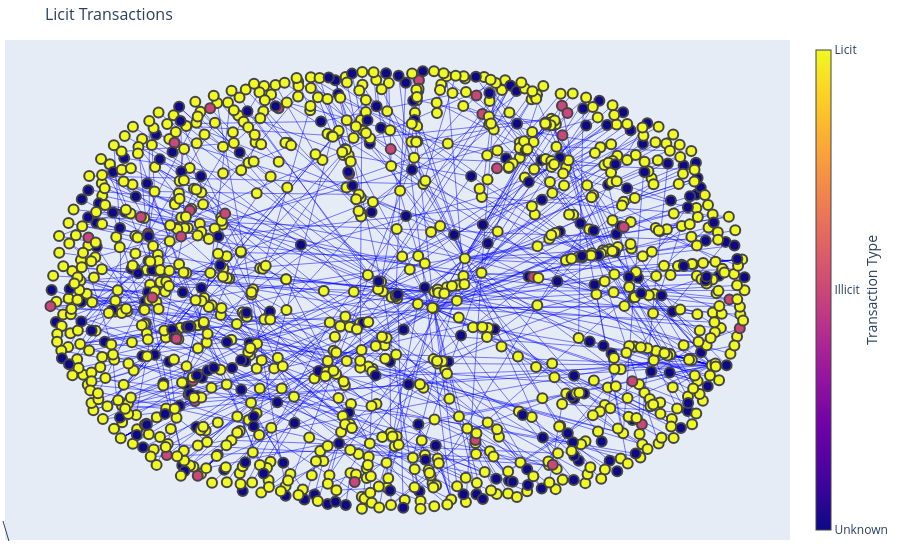

Write notebook code for a chart like this one.
### Markdown cell above
## Licit Transactions

### Code cell
good_ids = features[(features['time_step'] == 32) & ((features['class'] == '2'))]['txId']
short_edges = edges[edges['txId1'].isin(good_ids)]
graph = nx.from_pandas_edgelist(short_edges, source = 'txId1', target = 'txId2', 
                                 create_using = nx.DiGraph())
pos = nx.spring_layout(graph)

edge_x = []
edge_y = []

for edge in graph.edges():
    x0, y0 = pos[edge[0]]
    x1, y1 = pos[edge[1]]
    edge_x.append(x0)
    edge_x.append(x1)
    edge_x.append(None)
    edge_y.append(y0)
    edge_y.append(y1)
    edge_y.append(None)

edge_trace = go.Scatter(
    x=edge_x, y=edge_y,
    line=dict(width=0.5, color='blue'),
    hoverinfo='none',
    mode='lines')

node_x = []
node_y = []
node_text=[]
for node in graph.nodes():
    x, y = pos[node]
    node_x.append(x)
    node_y.append(y)
    node_text.append(node)

node_trace = go.Scatter(
    x=node_x, y=node_y,
    mode='markers',
    hoverinfo='text',
    marker=dict(
        color=[],
        size=10,
        colorbar=dict(
            thickness=15,
            title='Transaction Type',
            xanchor='left',
            titleside='right',
            tickmode='array',
            tickvals=[0,1,2],
            ticktext=['Unknown','Illicit','Licit']
        ),
        line_width=2))
node_trace.text=node_text
node_trace.marker.color = pd.to_numeric(features[features['txId'].isin(graph.nodes())]['class'])

fig = go.Figure(data=[edge_trace, node_trace],
             layout=go.Layout(
                title="Licit Transactions",
                titlefont_size=16,
                showlegend=False,
                hovermode='closest',
                margin=dict(b=20,l=5,r=5,t=40),
                annotations=[ dict(
                    showarrow=True,
                    xref="paper", yref="paper",
                    x=0.005, y=-0.002 ) ],
                xaxis=dict(showgrid=False, zeroline=False, showticklabels=False),
                yaxis=dict(showgrid=False, zeroline=False, showticklabels=False))
                )
fig.show()

### Figure 1 — Plotly figure (JSON) as saved in the notebook; plotly's stock layout.template omitted (floating-point values rounded to 4 significant figures; data arrays with more than 128 entries replaced by an {"elided": "..."} marker saying what was removed)
{"data": [{"hoverinfo": "none", "line": {"color": "blue", "width": 0.5}, "mode": "lines", "type": "scatter", "x": {"elided": "3357 float values"}, "y": {"elided": "3357 float values"}}, {"hoverinfo": "text", "marker": {"color": {"elided": "1188 int values"}, "colorbar": {"thickness": 15, "tickmode": "array", "ticktext": ["Unknown", "Illicit", "Licit"], "tickvals": [0, 1, 2], "title": {"side": "right", "text": "Transaction Type"}, "xanchor": "left"}, "line": {"width": 2}, "size": 10}, "mode": "markers", "text": {"elided": "1188 str values"}, "type": "scatter", "x": {"elided": "1188 float values"}, "y": {"elided": "1188 float values"}}], "layout": {"annotations": [{"showarrow": true, "x": 0.005, "xref": "paper", "y": -0.002, "yref": "paper"}], "hovermode": "closest", "margin": {"b": 20, "l": 5, "r": 5, "t": 40}, "showlegend": false, "title": {"font": {"size": 16}, "text": "Licit Transactions"}, "xaxis": {"showgrid": false, "showticklabels": false, "zeroline": false}, "yaxis": {"showgrid": false, "showticklabels": false, "zeroline": false}}}
